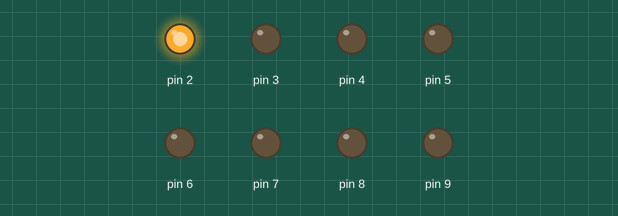
A sketch run on a simulated Arduino Uno, built with avr-gcc and run on an emulated ATmega328P. On the bench: output pins drawn as LEDs (lit = HIGH).

Above: at 0.05 s.
At 0.35 s:
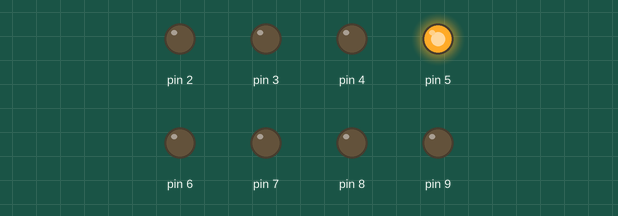
At 0.75 s:
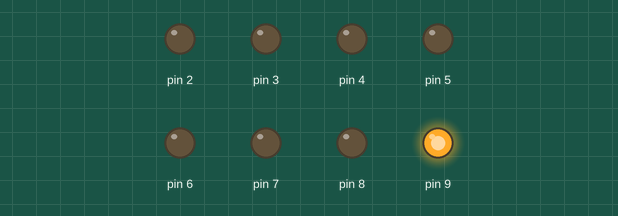
At 1.55 s:
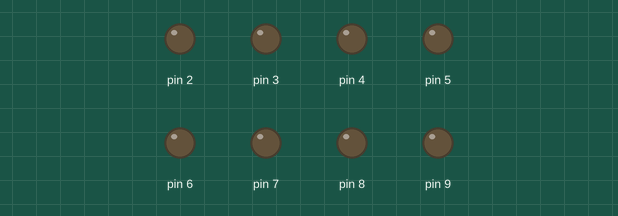
At 2.65 s:
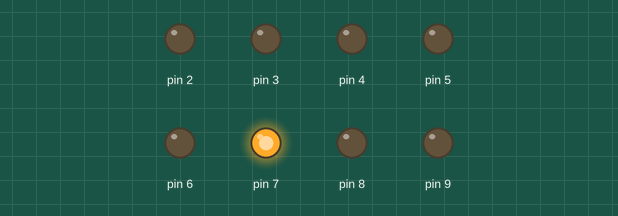
At 3.85 s:
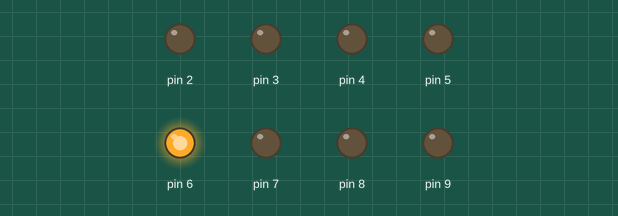
Timing chart, 0 to 4.2 s (numbered marks = the images above):
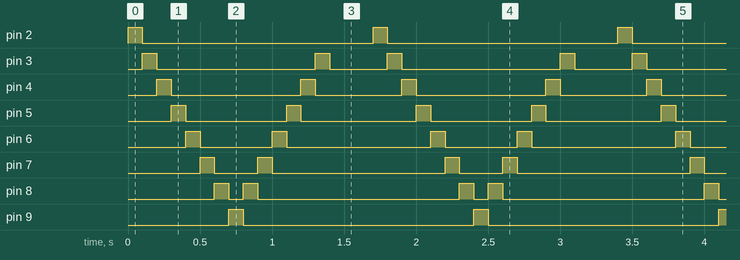

Measured:
- by itself, pin 2, pin 9: alternates HIGH for 0.10 s and LOW for 1.6 s
- by itself, pin 3: repeats every 1.7 s: LOW 1.1 s, HIGH 0.10 s, LOW 0.40 s, HIGH 0.10 s
- by itself, pin 4: repeats every 1.7 s: LOW 0.90 s, HIGH 0.10 s, LOW 0.60 s, HIGH 0.10 s
- by itself, pin 5: alternates HIGH for 0.10 s and LOW for 0.75 s
- by itself, pin 6: repeats every 1.7 s: LOW 0.50 s, HIGH 0.10 s, LOW 1.0 s, HIGH 0.10 s
- by itself, pin 7: repeats every 1.7 s: LOW 0.30 s, HIGH 0.10 s, LOW 1.2 s, HIGH 0.10 s
- by itself, pin 8: repeats every 1.7 s: LOW 0.10 s, HIGH 0.10 s, LOW 1.4 s, HIGH 0.10 s

The sketch:

4.s12a_interesting_LED_pattern1.ino
```cpp
// LED range
const int FIRST_LED = 2;
const int LAST_LED  = 9;
const int DELAY_MS  = 100;

void setup() {
  // Configure all LED pins as outputs
  for (int pin = FIRST_LED; pin <= LAST_LED; pin++) {
    pinMode(pin, OUTPUT);
  }
}

void loop() {

  // Sweep left to right
  for (int pin = FIRST_LED; pin <= LAST_LED; pin++) {
    digitalWrite(pin, HIGH);
    delay(DELAY_MS);
    digitalWrite(pin, LOW);
  }

  // Sweep right to left (skip endpoints to avoid double blink)
  for (int pin = LAST_LED - 1; pin > FIRST_LED; pin--) {
    digitalWrite(pin, HIGH);
    delay(DELAY_MS);
    digitalWrite(pin, LOW);
  }

  delay(300);  // Pause before repeating pattern
}
```
